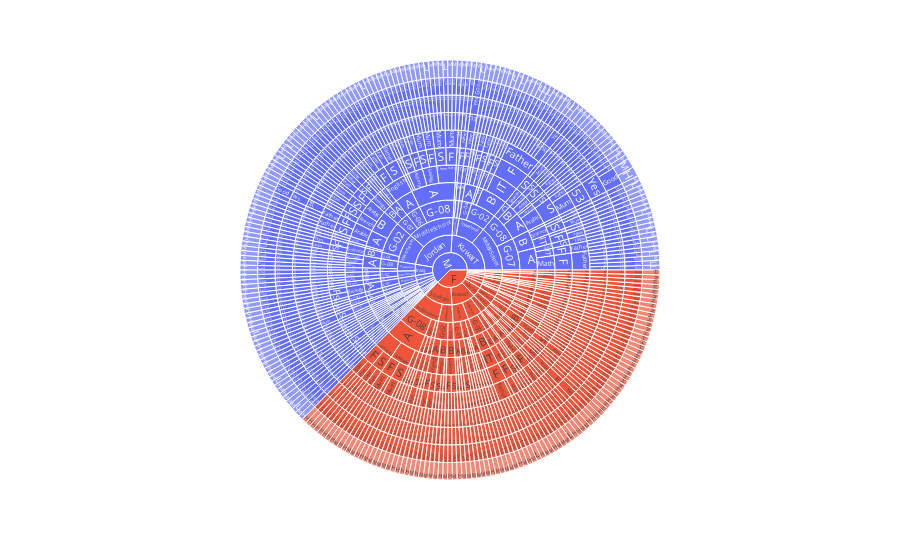

Notebook cell for this chart:
### Code cell
fig = px.sunburst(data_Yes, path=["gender",'PlaceofBirth','StageID',
                                    'GradeID','SectionID','Topic','Semester','Relation','Discussion','ParentAnsweringSurvey','ParentschoolSatisfaction','Class'])
fig.show()

### Figure 1 — Plotly figure (JSON) as saved in the notebook; plotly's stock layout.template omitted (floating-point values rounded to 4 significant figures; data arrays with more than 128 entries replaced by an {"elided": "..."} marker saying what was removed)
{"data": [{"branchvalues": "total", "domain": {"x": [0, 1], "y": [0, 1]}, "hovertemplate": "labels=%{label}<br>count=%{value}<br>parent=%{parent}<br>id=%{id}<extra></extra>", "ids": {"elided": "1748 str values"}, "labels": {"elided": "1748 str values"}, "name": "", "parents": {"elided": "1748 str values"}, "type": "sunburst", "values": {"elided": "1748 int values"}}], "layout": {"legend": {"tracegroupgap": 0}, "margin": {"t": 60}}}
